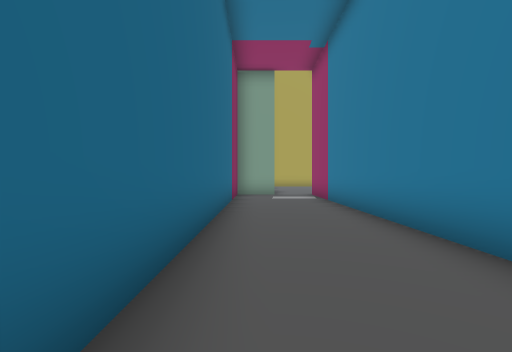
[1] (above)

19 first-person views from a walk through a 3-D level made in the Unity game engine. The camera is 1.5 m above the floor, looks level and sees 85° across. The floor is counted in squares, 2 m on a side. Each view is taken from the middle of a square. On the plan, view 1 faces up. The plan holds only what a view shows up to about 10 squares ahead; the rest is blank. The place goes on beyond the plan. The player character is not drawn.

[2]
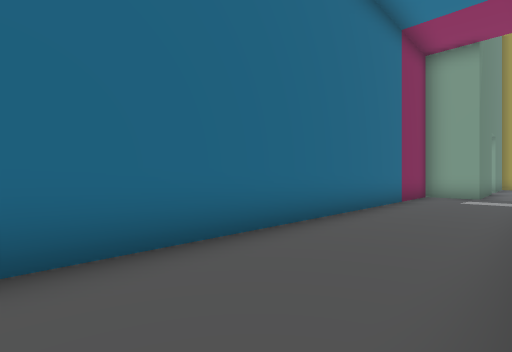

[3]
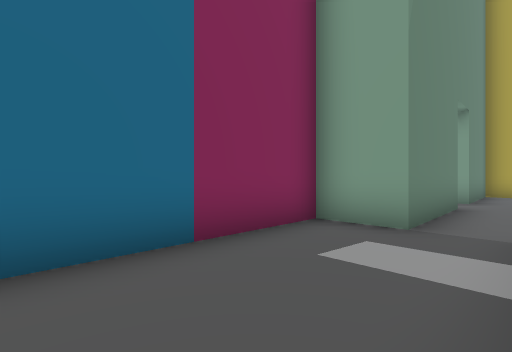

[4]
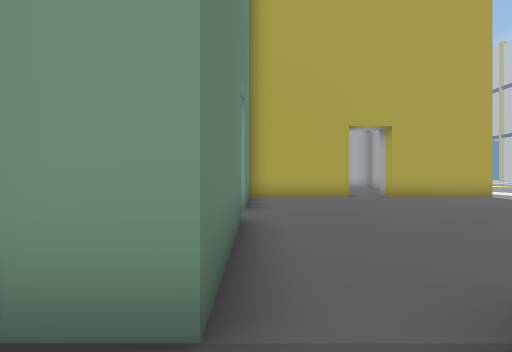

[5]
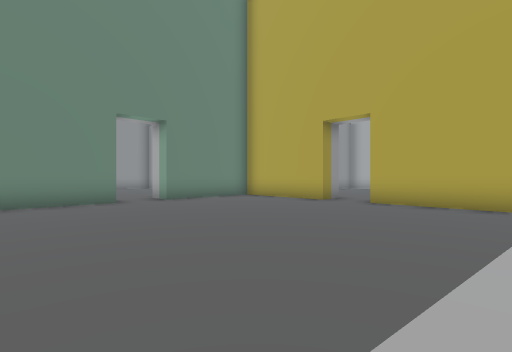

[6]
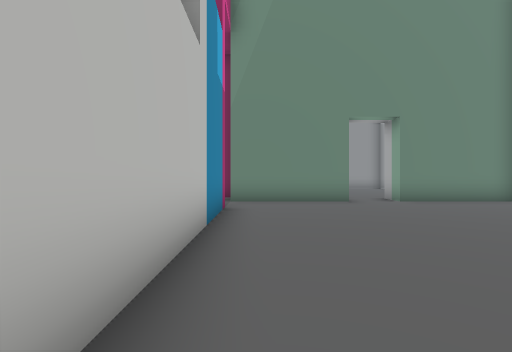

[7]
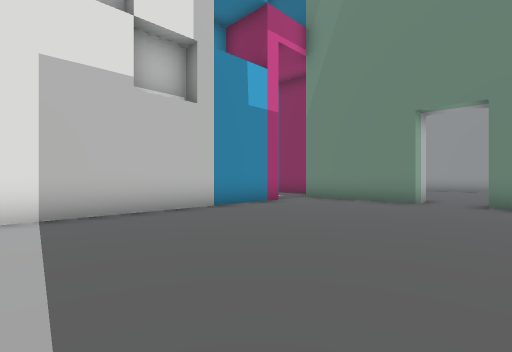

[8]
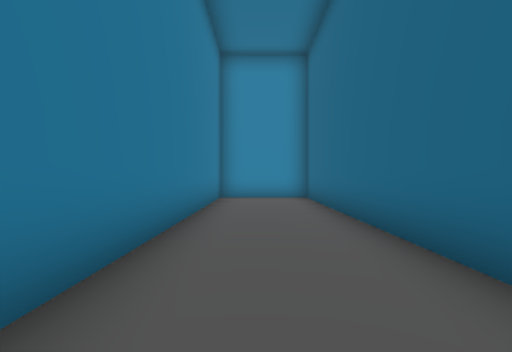

[9]
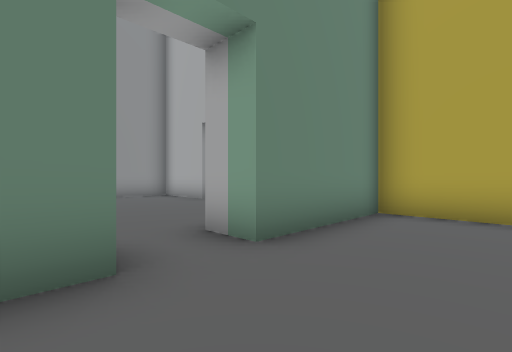

[10]
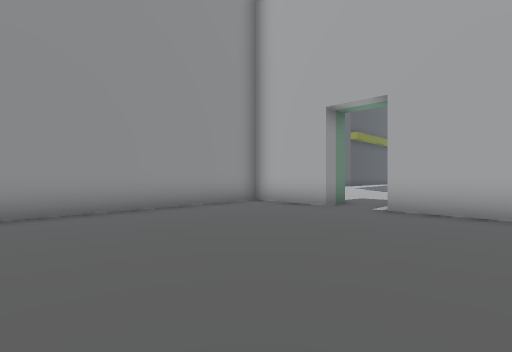

[11]
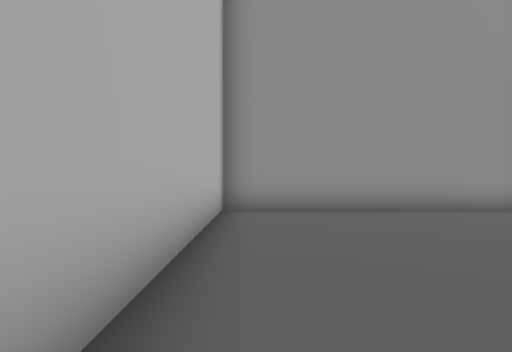

[12]
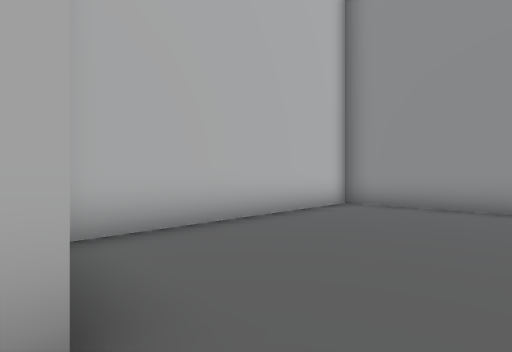

[13]
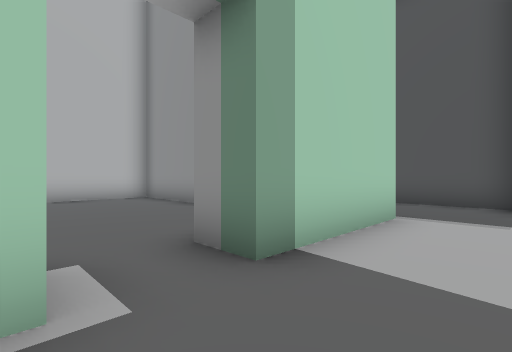

[14]
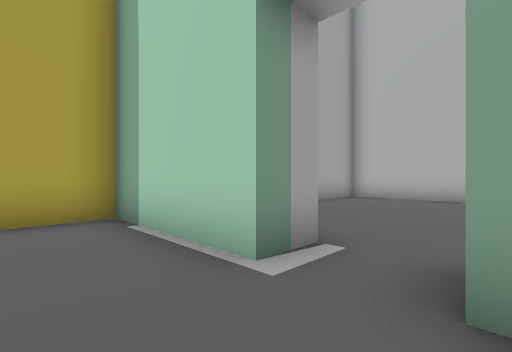

[15]
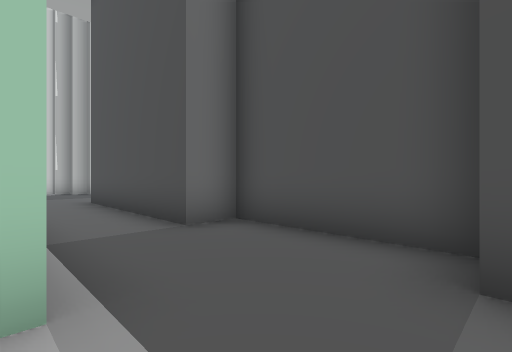

[16]
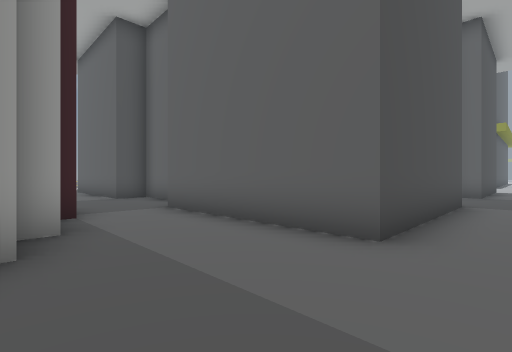

[17]
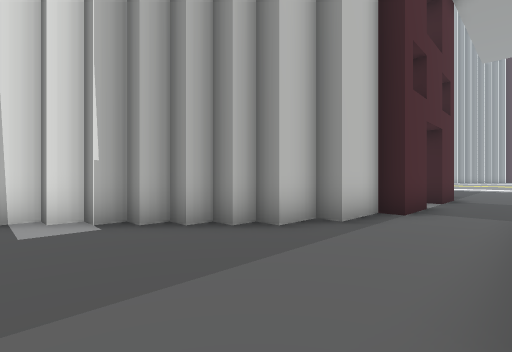

[18]
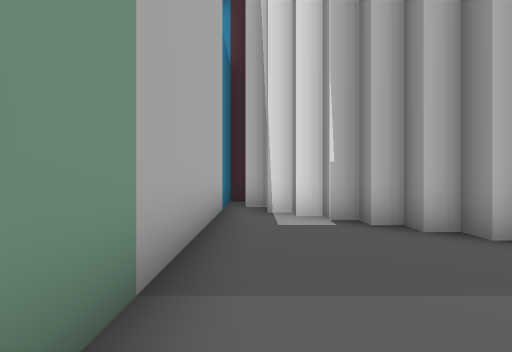

[19]
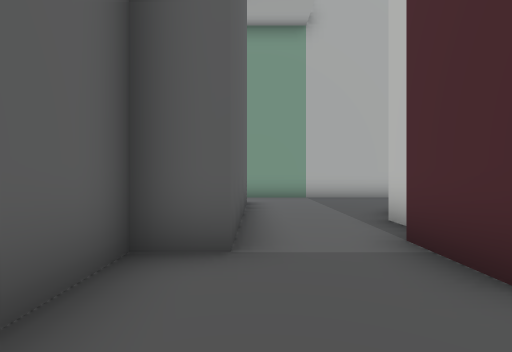

### Floor plan
Points are (right, up) in squares from view 1. A wall is a line through its corners. A room is listed if a view was taken in it or the views show most of it. See-through windows are left out.
Room 1 (views 1, 2, 3, 4, 5, 6, 7, 8, 9, 12)
walls: (2.2, 11.3) (8.8, 11.3); (-0.3, 14.8) (0.8, 14.8) (0.8, 11.3) (-0.7, 11.3) (-0.7, -1.8) (2.2, -1.8) (2.2, 10); (4.3, 20.8) (4.3, 19.8) (0.8, 19.8) (0.8, 16.3) (-0.2, 16.3); (9.4, 19.8) (5.8, 19.8)
ways out: opening at (0, 15.5) to room 2; opening at (5, 20)
Room 2 (views 10, 11)
walls: (-1.2, 19.3) (-3.3, 19.3) (-3.3, 20.3); (-4.8, 20.3) (-4.8, 19.3) (-7.2, 19.3) (-7.2, 12.3) (-0.6, 12.3); (-0.3, 12.6) (-0.3, 14.8)
ways out: opening at (0, 15.5) to room 1; opening at (-4, 20) to room 3
Room 3 (views 13, 14, 15)
walls: (-8.2, 20.3) (-4.8, 20.3); (-3.3, 20.3) (0.2, 20.3) (0.2, 21.9); (-10.3, 22.5) (-10.3, 21.8) (-10.9, 21.8); (-11.3, 21.8) (-11.3, 18.3) (-10.3, 18.3)
ways out: opening at (-4, 20) to room 2; opening at (-9, 17) to room 4
Room 4 (views 16, 17, 18)
walls: (-16.2, 11.3) (-14.8, 11.3) (-14.8, 10.8) (-13.2, 10.8) (-13.2, 10.3) (-12.3, 10.3) (-12.3, 9.8) (-11.8, 9.8) (-11.8, 9.3) (-11.3, 9.3) (-11.3, 8.8) (-10.8, 8.8) (-10.8, 8.3) (-10.3, 8.3) (-10.3, 7.8) (-9.8, 7.8) (-9.8, 7.3) (-9.2, 7.3); (-9.4, 6.2) (-8.8, 6.2); (-8.3, 6.4) (-8.3, 13.4); (-10.3, 18.3) (-10.3, 13.3) (-15.3, 13.3)
ways out: opening at (-9, 17) to room 3; opening at (-15, 12) to room 5
Room 5 (view 19)
walls: (-15.3, 13.3) (-15.3, 14.2) (-18.7, 14.2) (-18.7, 13.3) (-19.9, 13.3); (-19.2, 11.3) (-17.8, 11.3)
ways out: opening at (-15, 12) to room 4; opening at (-19, 12); opening at (-17, 11)

Positions as (right, up) in squares from view 1, and headings:
1: (0, 0), facing up
2: (2, 0), facing up-left
3: (2, 7), facing up-left
4: (1, 10), facing up
5: (9, 12), facing up-left
6: (9, 12), facing left
7: (9, 17), facing down-left
8: (1, 8), facing down
9: (3, 14), facing up-left
10: (-1, 13), facing up-left
11: (-1, 13), facing left
12: (0, 16), facing down-left
13: (-3, 22), facing down-left
14: (-5, 22), facing down-right
15: (-8, 22), facing down-left
16: (-9, 10), facing up-left
17: (-9, 13), facing down-left
18: (-9, 13), facing down
19: (-18, 13), facing right
